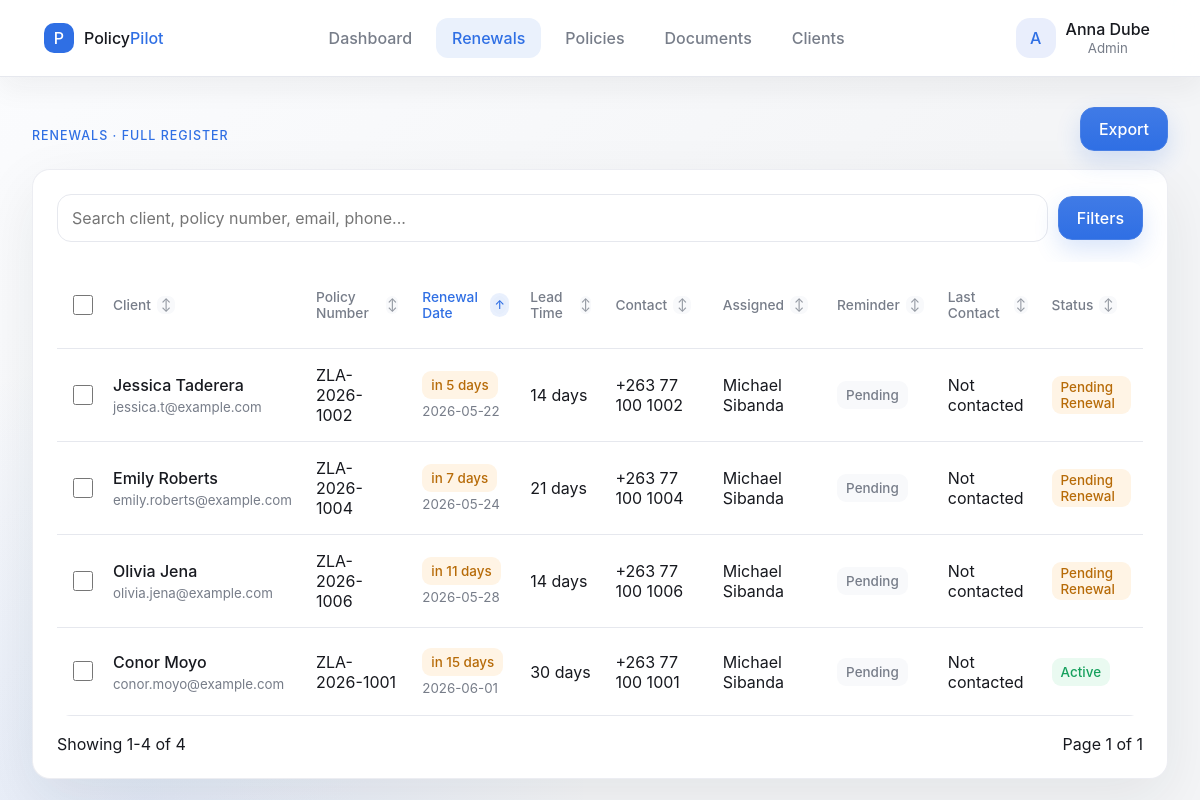
Page /?page=reminders&renewal=soon (signed in) on the committed database.
### tables this page shows
CREATE TABLE users (
  id INT UNSIGNED AUTO_INCREMENT PRIMARY KEY,
  name VARCHAR(120) NOT NULL,
  email VARCHAR(190) NOT NULL UNIQUE,
  role VARCHAR(80) NOT NULL DEFAULT 'viewer',
  password_hash VARCHAR(255) NOT NULL,
  is_active TINYINT(1) NOT NULL DEFAULT 1,
  created_at TIMESTAMP NOT NULL DEFAULT CURRENT_TIMESTAMP,
  updated_at TIMESTAMP NOT NULL DEFAULT CURRENT_TIMESTAMP ON UPDATE CURRENT_TIMESTAMP,
  deleted_at DATETIME NULL,
  INDEX idx_users_role (role),
  INDEX idx_users_active (is_active),
  INDEX idx_users_deleted (deleted_at)
);

CREATE TABLE roles (
  id INT UNSIGNED AUTO_INCREMENT PRIMARY KEY,
  slug VARCHAR(80) NOT NULL UNIQUE,
  name VARCHAR(120) NOT NULL,
  description VARCHAR(255) NULL,
  is_system TINYINT(1) NOT NULL DEFAULT 0,
  created_at TIMESTAMP NOT NULL DEFAULT CURRENT_TIMESTAMP,
  updated_at TIMESTAMP NOT NULL DEFAULT CURRENT_TIMESTAMP ON UPDATE CURRENT_TIMESTAMP
);

CREATE TABLE policies (
  id INT UNSIGNED AUTO_INCREMENT PRIMARY KEY,
  client_id INT UNSIGNED NOT NULL,
  policy_number VARCHAR(60) NOT NULL UNIQUE,
  insurance_type VARCHAR(80) NOT NULL,
  premium_amount DECIMAL(12,2) NOT NULL,
  payment_frequency ENUM('Monthly', 'Quarterly', 'Annually') NOT NULL DEFAULT 'Monthly',
  start_date DATE NOT NULL,
  renewal_date DATE NOT NULL,
  reminder_days INT UNSIGNED NOT NULL DEFAULT 30,
  reminder_status ENUM('Pending', 'Contacted', 'Snoozed', 'Failed', 'Resolved') NOT NULL DEFAULT 'Pending',
  reminder_note VARCHAR(255) NULL,
  reminder_last_contacted_at DATETIME NULL,
  reminder_snoozed_until DATE NULL,
  status ENUM('Active', 'Expired', 'Pending Renewal') NOT NULL DEFAULT 'Active',
  assigned_to INT UNSIGNED NULL,
  notes TEXT NULL,
  created_by INT UNSIGNED NULL,
  updated_by INT UNSIGNED NULL,
  created_at TIMESTAMP NOT NULL DEFAULT CURRENT_TIMESTAMP,
  updated_at TIMESTAMP NOT NULL DEFAULT CURRENT_TIMESTAMP ON UPDATE CURRENT_TIMESTAMP,
  deleted_at DATETIME NULL,
  CONSTRAINT fk_policies_client FOREIGN KEY (client_id) REFERENCES clients(id) ON DELETE RESTRICT,
  CONSTRAINT fk_policies_created_by FOREIGN KEY (created_by) REFERENCES users(id) ON DELETE SET NULL,
  CONSTRAINT fk_policies_updated_by FOREIGN KEY (updated_by) REFERENCES users(id) ON DELETE SET NULL,
  CONSTRAINT fk_policies_assigned_to FOREIGN KEY (assigned_to) REFERENCES users(id) ON DELETE SET NULL,
  CONSTRAINT chk_policies_premium_positive CHECK (premium_amount > 0),
  CONSTRAINT chk_policies_dates_ordered CHECK (renewal_date >= start_date),
  CONSTRAINT chk_policies_reminder_days CHECK (reminder_days BETWEEN 1 AND 365),
  CONSTRAINT chk_policies_number_format CHECK (policy_number REGEXP '^[A-Z0-9-]+$'),
  INDEX idx_policies_client (client_id),
  INDEX idx_policies_status (status),
  INDEX idx_policies_reminder_status (reminder_status),
  INDEX idx_policies_renewal_date (renewal_date),
  INDEX idx_policies_type (insurance_type),
  INDEX idx_policies_assigned (assigned_to),
  INDEX idx_policies_deleted (deleted_at)
);

CREATE TABLE clients (
  id INT UNSIGNED AUTO_INCREMENT PRIMARY KEY,
  client_code VARCHAR(40) NOT NULL UNIQUE,
  client_type ENUM('Individual', 'Corporate', 'SME', 'Group') NOT NULL DEFAULT 'Individual',
  display_name VARCHAR(140) NOT NULL,
  email VARCHAR(190) NULL,
  phone VARCHAR(40) NULL,
  alternate_phone VARCHAR(40) NULL,
  national_id VARCHAR(80) NULL,
  tax_number VARCHAR(80) NULL,
  address_line1 VARCHAR(180) NULL,
  suburb VARCHAR(120) NULL,
  city VARCHAR(120) NULL,
  province VARCHAR(120) NULL,
  country VARCHAR(120) NOT NULL DEFAULT 'Zimbabwe',
  preferred_contact ENUM('Phone', 'Email', 'SMS', 'WhatsApp') NOT NULL DEFAULT 'Phone',
  segment ENUM('Retail', 'VIP', 'SME', 'Corporate') NOT NULL DEFAULT 'Retail',
  status ENUM('Active', 'Inactive', 'Watchlist') NOT NULL DEFAULT 'Active',
  notes TEXT NULL,
  created_at TIMESTAMP NOT NULL DEFAULT CURRENT_TIMESTAMP,
  updated_at TIMESTAMP NOT NULL DEFAULT CURRENT_TIMESTAMP ON UPDATE CURRENT_TIMESTAMP,
  deleted_at DATETIME NULL,
  UNIQUE KEY uq_clients_email (email),
  INDEX idx_clients_name (display_name),
  INDEX idx_clients_phone (phone),
  INDEX idx_clients_city (city),
  INDEX idx_clients_segment (segment),
  INDEX idx_clients_status (status),
  INDEX idx_clients_deleted (deleted_at)
);

### app/Views/reminders/index.php (the view, shortened to what the rows shown need)
<?php
function reminder_sort_link(string $label, string $column, array $filters): string
{
    $active = ($filters['sort'] ?? '') === $column;
    $direction = (($filters['sort'] ?? '') === $column && ($filters['direction'] ?? 'ASC') === 'ASC') ? 'DESC' : 'ASC';
    $params = array_filter([
        'page' => 'reminders',
        'search' => $filters['search'] ?? '',
        'status' => $filters['status'] ?? '',
        'reminder_status' => $filters['reminder_status'] ?? '',
        'renewal' => $filters['renewal'] ?? '',
        'client_id' => $filters['client_id'] ?? '',
        'policy_id' => $filters['policy_id'] ?? '',
        'sort' => $column,
        'direction' => $direction,
    ], fn ($value) => $value !== '');
    return '<a class="sort-link ' . ($active ? 'active' : '') . '" href="?' . http_build_query($params) . '">' . e($label) . sort_icon($active, $filters['direction'] ?? 'ASC') . '</a>';
}
$canEdit = Auth::can('reminder.manage');
?>
<section class="panel">
    <?php if ($canEdit): ?>
        <form id="reminders-bulk-form" method="post" action="?action=reminder_bulk" data-bulk-form>
    <?php endif; ?>
    <div class="table-wrap">
        <table>
            <thead>
            <tr>
                <?php if ($canEdit): ?><th><input type="checkbox" data-select-all aria-label="Select all reminders"></th><?php endif; ?>
                <th><?= reminder_sort_link('Client', 'client_name', $filters) ?></th>
                <th><?= reminder_sort_link('Policy Number', 'policy_number', $filters) ?></th>
                <th><?= reminder_sort_link('Renewal Date', 'renewal_date', $filters) ?></th>
                <th><?= reminder_sort_link('Lead Time', 'reminder_days', $filters) ?></th>
                <th><?= reminder_sort_link('Contact', 'client_phone', $filters) ?></th>
                <th><?= reminder_sort_link('Assigned', 'assigned_name', $filters) ?></th>
                <th><?= reminder_sort_link('Reminder', 'reminder_status', $filters) ?></th>
                <th><?= reminder_sort_link('Last Contact', 'reminder_last_contacted_at', $filters) ?></th>
                <th><?= reminder_sort_link('Status', 'status', $filters) ?></th>
            </tr>
            </thead>
            <tbody>
            <?php foreach ($result['items'] as $policy): ?>
                <?php $badge = renewal_badge($policy['renewal_date'], $policy['status']); ?>
                <tr class="clickable-row" tabindex="0" data-dialog-open="reminder-dialog-<?= e((string) $policy['id']) ?>">
                    <?php if ($canEdit): ?><td><input type="checkbox" name="ids[]" value="<?= e((string) $policy['id']) ?>" data-row-select aria-label="Select <?= e($policy['policy_number']) ?>"></td><?php endif; ?>
                    <td><strong><?= e($policy['client_name']) ?></strong><small><?= e($policy['client_email'] ?? 'No email') ?></small></td>
                    <td><?= e($policy['policy_number']) ?></td>
                    <td><span class="badge <?= e($badge['tone']) ?>"><?= e($badge['label']) ?></span><small><?= e($policy['renewal_date']) ?></small></td>
                    <td><?= e((string) $policy['reminder_days']) ?> days</td>
                    <td><?= e($policy['client_phone'] ?? 'No phone') ?></td>
                    <td><?= e($policy['assigned_name'] ?? 'Unassigned') ?></td>
                    <td><span class="badge <?= e(reminder_tone($policy['reminder_status'])) ?>"><?= e($policy['reminder_status']) ?></span></td>
                    <td><?= e($policy['reminder_last_contacted_at'] ?? 'Not contacted') ?></td>
                    <td><span class="status-dot <?= e(strtolower(str_replace(' ', '-', $policy['status']))) ?>"><?= e($policy['status']) ?></span></td>
                </tr>
            <?php endforeach; ?>
            </tbody>
        </table>
    </div>
    <?php if ($canEdit): ?>
        </form>
    <?php endif; ?>
</section>

### app/Views/layout.php (shortened to what the rows shown need)
<?php
$currentPage = $_GET['page'] ?? 'dashboard';
?>
<!doctype html>
<html lang="en">
<head>
    <link rel="stylesheet" href="assets/css/app.css">
</head>
<body>
<?php if ($user): ?>
    <header class="topbar">
        <a class="brand" href="?page=dashboard" aria-label="PolicyPilot dashboard">
            <span class="brand-mark">P</span>
            <span>Policy<span>Pilot</span></span>
        </a>
        <nav class="nav" aria-label="Primary navigation">
            <?php if (Auth::can('dashboard.view')): ?>
                <a class="<?= $currentPage === 'dashboard' ? 'active' : '' ?>" href="?page=dashboard">Dashboard</a>
            <?php endif; ?>
            <?php if (Auth::can('reminder.manage')): ?>
                <a class="<?= in_array($currentPage, ['my_tasks', 'reminders'], true) ? 'active' : '' ?>" href="?page=my_tasks">Renewals</a>
            <?php endif; ?>
            <?php if (Auth::can('policy.view')): ?>
                <a class="<?= str_starts_with($currentPage, 'polic') ? 'active' : '' ?>" href="?page=policies">Policies</a>
            <?php endif; ?>
            <?php if (Auth::can('document.view')): ?>
                <a class="<?= $currentPage === 'documents' ? 'active' : '' ?>" href="?page=documents">Documents</a>
            <?php endif; ?>
            <?php if (Auth::can('client.view')): ?>
                <a class="<?= $currentPage === 'clients' ? 'active' : '' ?>" href="?page=clients">Clients</a>
            <?php endif; ?>
        </nav>
        <div class="profile-menu">
            <button class="user-chip profile-trigger" type="button" data-profile-menu aria-haspopup="true" aria-expanded="false">
                <span class="avatar"><?= e(strtoupper(substr($user['name'], 0, 1))) ?></span>
                <span>
                    <strong><?= e($user['name']) ?></strong>
                    <small><?= e(role_label($user['role'])) ?></small>
                </span>
            </button>
                <?php if (Auth::can('settings.manage')): ?>
                    <a class="menu-item" href="?page=settings">
                        <span aria-hidden="true">⚙</span>
                        Admin settings
                    </a>
                <?php endif; ?>
        </div>
    </header>
<?php endif; ?>
<main class="<?= $user ? 'shell' : 'auth-shell' ?>">
    <?= $content ?>
</main>
</body>
</html>

### rows in the picture
users: name "A", name "Anna Dube", role.name "Admin"
policies: client.display_name "Jessica Taderera", client.email "jessica.t@example.com", policy_number "ZLA-2026-1002", renewal_date+status "in 5 days", renewal_date "2026-05-22", reminder_days "14", client.phone "+263 77 100 1002", assigned_to.name "Michael Sibanda", reminder_status "Pending", reminder_last_contacted_at "Not contacted", status "Pending Renewal"
policies: client.display_name "Emily Roberts", client.email "emily.roberts@example.com", policy_number "ZLA-2026-1004", renewal_date+status "in 7 days", renewal_date "2026-05-24", reminder_days "21", client.phone "+263 77 100 1004", assigned_to.name "Michael Sibanda", reminder_status "Pending", reminder_last_contacted_at "Not contacted", status "Pending Renewal"
policies: client.display_name "Olivia Jena", client.email "olivia.jena@example.com", policy_number "ZLA-2026-1006", renewal_date+status "in 11 days", renewal_date "2026-05-28", reminder_days "14", client.phone "+263 77 100 1006", assigned_to.name "Michael Sibanda", reminder_status "Pending", reminder_last_contacted_at "Not contacted", status "Pending Renewal"
policies: client.display_name "Conor Moyo", client.email "conor.moyo@example.com", policy_number "ZLA-2026-1001", renewal_date+status "in 15 days", renewal_date "2026-06-01", reminder_days "30", client.phone "+263 77 100 1001", assigned_to.name "Michael Sibanda", reminder_status "Pending", reminder_last_contacted_at "Not contacted", status "Active"

### other values in the picture
$label "Client Policy Number Renewal Date Lead Time Contact Assigned Reminder Last Contact Status"
$symbol "↕ ↕ ↑ ↕ ↕ ↕ ↕ ↕ ↕"
min($result['total'], $result['page'] * $result['per_page']) "4"
$result['total'] "4"
$result['page'] "1"
$result['pages'] "1"
